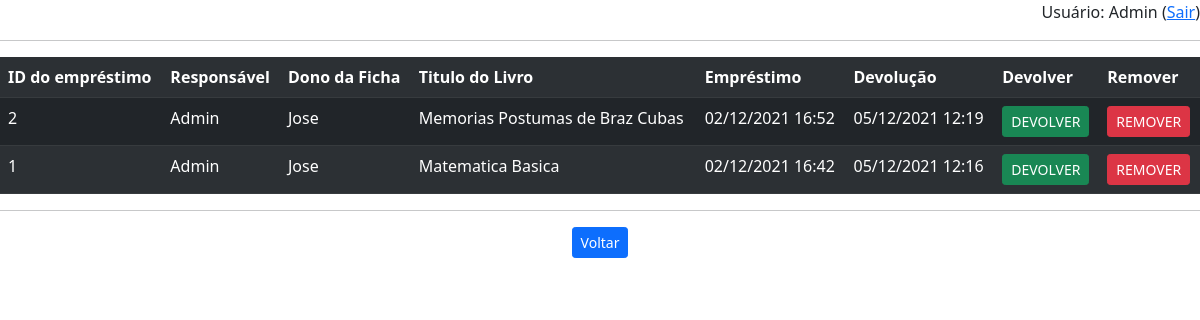
/livro/emprestimo/listar (signed in), run on an earlier commit of the app's database.
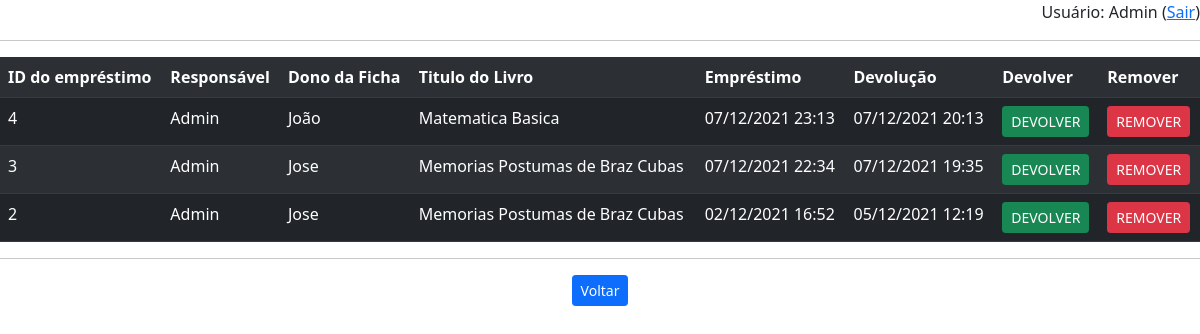
And on a later commit of the database.
### emprestimo.py (models this page shows)
class Emprestimo(db.Model):
    id = db.Column(db.Integer, primary_key=True)
    id_usuario = db.Column(db.Integer,db.ForeignKey('usuario.id'))
    id_livro = db.Column(db.Integer,db.ForeignKey('livro.id'))
    id_ficha = db.Column(db.Integer,db.ForeignKey('ficha.id'))
    data_emprestimo = db.Column(db.DateTime, unique=False, nullable=False, default=func.now())
    data_devolucao = db.Column(db.DateTime, unique=False, nullable=True)

### usuario.py (models this page shows)
class Usuario(db.Model):
    id = db.Column(db.Integer, primary_key=True)
    nome = db.Column(db.String(200), unique=False, nullable=False)
    username = db.Column(db.String(80), unique=True, nullable=False)
    email = db.Column(db.String(120), unique=True, nullable=False)
    telefone = db.Column(db.String(20),unique=False, nullable=False)
    senha = db.Column(db.String(80), unique=False, nullable=False)
    admin = db.Column(db.Boolean(), default=False)
    emprestimo = db.relationship('Emprestimo', backref='usuario', lazy=True)

### ficha.py (models this page shows)
class Ficha(db.Model):
    id = db.Column(db.Integer, primary_key=True)
    nome = db.Column(db.String(200), unique=False, nullable=False)
    cpf = db.Column(db.String(20), unique=True, nullable=False)
    email = db.Column(db.String(120), unique=True, nullable=False)
    emprestimo = db.relationship('Emprestimo', backref='ficha', lazy=True)

### livro.py (models this page shows)
class Livro(db.Model):
    id = db.Column(db.Integer, primary_key=True)
    titulo = db.Column(db.String(200), unique=False, nullable=False)
    autor = db.Column(db.String(80), unique=False, nullable=False)
    genero = db.Column(db.String(120), unique=False, nullable=False)
    disponivel = db.Column(db.Boolean, default=True)
    emprestimo = db.relationship('Emprestimo', backref='livro', lazy=True)

### app.py (the view)
@app.route('/livro/emprestimo/listar')
def listar_emprestimos():
    if session.get('autenticado',False)==False:
        flash(u'Login necessário!', category='warning')
        return(redirect(url_for('login')))
    emprestimos = Emprestimo.query.order_by(Emprestimo.data_emprestimo.desc()).all()
    return(render_template('emprestimos.html', emprestimos=emprestimos))

### templates/emprestimos.html (shortened to what this page needs)
{% extends "base.html" %}
{% block conteudo %}
<table class="table table-dark table-striped">
    <tr>
        <th>ID do empréstimo</th>
        <th>Responsável</th>
        <th>Dono da Ficha</th>
        <th>Titulo do Livro</th>
        <th>Empréstimo</th>
        <th>Devolução</th>
        <th>Devolver</th>
        <th>Remover</th>
    </tr>
    {% for emprestimo in emprestimos %}
        <tr>
            <td>{{emprestimo.id}}</td>
            <td>{{emprestimo.usuario.nome}}</td>
            <td>{{emprestimo.ficha.nome}}</td>
            <td>{{emprestimo.livro.titulo}}</td>
            <td>{{emprestimo.data_emprestimo.strftime('%d/%m/%Y %H:%M')}}</td>
            {% if emprestimo.data_devolucao is not none %}
                <td>{{emprestimo.data_devolucao.strftime('%d/%m/%Y %H:%M')}}</td>
            {% else %}
                <td>NÃO DEVOLVIDA</td>
            {% endif %}
            <td>
                <a class="btn btn-success btn-sm" href="{{url_for('devolver_emprestimo',id_emprestimo=emprestimo.id)}}" role="button">DEVOLVER</a>
            </td>
            <td>
                <a class="btn btn-danger btn-sm" href="{{url_for('remover_emprestimo',id_emprestimo=emprestimo.id)}}" role="button">REMOVER</a>
            </td>
        </tr>
    {% endfor %}
</table>
<hr>
    <div class="row text-center">
        <div class="col mr-1">
            <a class="btn btn-primary btn-sm" href="{{url_for('root')}}" role="button">Voltar</a>
        </div>
    </div>
{% endblock %}

### templates/base.html (shortened to what this page needs)
<!DOCTYPE html>
<html>
    <head>
      <link href="https://cdn.jsdelivr.net/npm/bootstrap@5.1.3/dist/css/bootstrap.min.css" rel="stylesheet">
    </head>
<body>
  <div class="row text-end">
    <div class="col mr-1">
      {% if session.get('autenticado',False)==False %}
        <a class="btn btn-primary btn-sm" href="{{url_for('login')}}" role="button">Entrar</a>
      {% else %}
        Usuário: {{session.get('nome')}}
        (<a href="{{url_for('logout')}}">Sair</a>)
      {% endif %}
    </div>
  </div>
  <hr>
    {% block conteudo %}
    {% endblock %}
</body>
</html>

What changed in the data, as far as the page shows it:
removed Emprestimo: id "1", usuario.nome "Admin", ficha.nome "Jose", livro.titulo "Matematica Basica", data_emprestimo "02/12/2021 16:42", data_devolucao "05/12/2021 12:16"
added Emprestimo: id "4", usuario.nome "Admin", ficha.nome "João", livro.titulo "Matematica Basica", data_emprestimo "07/12/2021 23:13", data_devolucao "07/12/2021 20:13"
added Emprestimo: id "3", usuario.nome "Admin", ficha.nome "Jose", livro.titulo "Memorias Postumas de Braz Cubas", data_emprestimo "07/12/2021 22:34", data_devolucao "07/12/2021 19:35"
